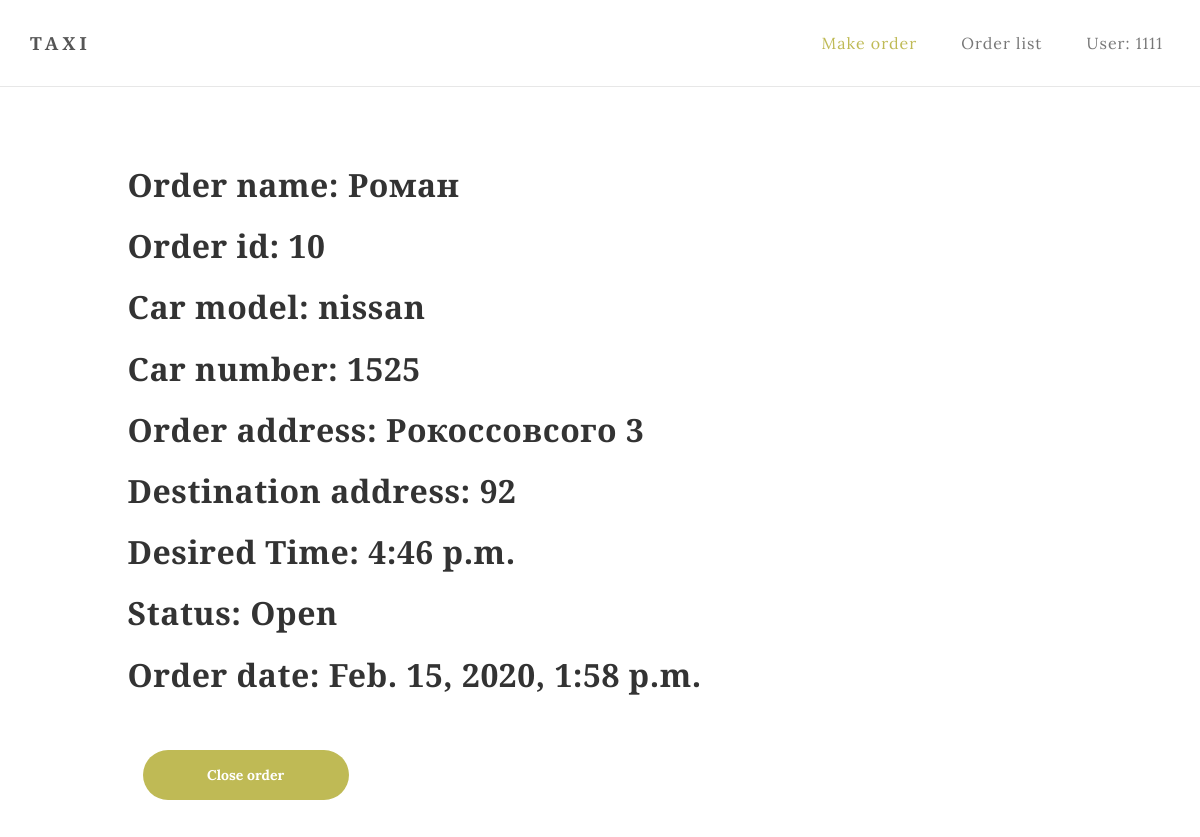
/detail/10 (signed in), run on the app's committed database.
### service/models.py (models this page shows, shortened)
class Order(models.Model):
    name_reg = RegexValidator(regex=r'^[А-Яа-я ]{5,50}$',
                              message='The name must be written in Cyrillic and not more than 50 characters!')
    phone_reg = RegexValidator(regex=r'^[+]{1}(380)[(]{0,1}[0-9]{2}[)]{0,1}[0-9]{3}[-]{1}[0-9]{2}[-]{1}[0-9]{2}$',
                               message='Phone number must be entered in the format: "+380(XX)XXX-XX-XX" !')
    name = models.CharField(validators=[name_reg], max_length=50)
    phone = models.CharField(validators=[phone_reg], max_length=18)
    order_add = models.CharField(max_length=255)
    destination_add = models.CharField(max_length=255)
    des_time = models.TimeField()
    status = models.CharField(default='Open', max_length=6)
    car = models.ForeignKey(Car, on_delete=models.DO_NOTHING, default=None, blank=True)
    date = models.DateTimeField(auto_created=True, default=timezone.now())
    class Meta:
        ordering = ['-status', '-date']

class Car(models.Model):
    model = models.CharField(max_length=255)
    available = models.BooleanField(default=True)
    car_num = models.CharField(max_length=15, default=None, unique=True)
    class Meta:
        ordering = ['model']

### service/views.py (the view)
# urls.py: path('detail/<int:pk>', Order_Detail.as_view(), name='detail'),
class Order_Detail(LoginRequiredMixin, DetailView):
    login_url = '/login/'
    redirect_field_name = '/orders/'
    model = Order
    template_name = 'order_detail.html'

### templates/order_detail.html (shortened to what this page needs)
{% extends 'base.html' %}
{% load static %}
{% block main %}
<section id="contact">
    <div class="container">
        <div class="row">
            <div class="col-md-offset-1 col-md-10 col-sm-12">
                <div class="blog-single-post-thumb">
                    <div class="blog-post-title">
                        <h2>Order name: {{ object.name }}</a></h2>
                        <h2>Order id: {{ object.id }}</a></h2>
                        <h2>Car model: {{ object.car.model }}</a></h2>
                        <h2>Car number: {{ object.car.car_num }}</a></h2>
                        <h2>Order address: {{ object.order_add }}</a></h2>
                        <h2>Destination address: {{ object.destination_add }}</a></h2>
                        <h2>Desired Time: {{ object.des_time }}</a></h2>
                        <h2>Status: {{ object.status }}</a></h2>
                        <h2>Order date: {{ object.date }}</a></h2>
                        {% if object.status == "Closed" %}
                        {% else %}
                        <form action="{% url 'close' object.id %}" method="POST">
                            <div class="col-md-3 col-sm-6">
                                <input name="submit" type="submit" class="form-control" id="submit" value="Close order">
                            </div>
                        </form>
                        {% endif %}
                    </div>
                </div>
            </div>
        </div>
    </div>
</section>
{% endblock %}

### templates/base.html (shortened to what this page needs)
<!DOCTYPE html>
<html lang="en">
{% load static %}
<head>
    <link rel="stylesheet" href="{% static 'css/bootstrap.min.css' %}">
    <link rel="stylesheet" href="{% static 'css/font-awesome.min.css' %}">
    <link href="https://maxcdn.bootstrapcdn.com/font-awesome/4.7.0/css/font-awesome.min.css" rel="stylesheet">
    <link rel="stylesheet" href="{% static 'css/style.css' %}">
    <link rel="stylesheet" href="{% static 'css/custom.css' %}">
    <link href="https://maxcdn.bootstrapcdn.com/font-awesome/4.7.0/css/font-awesome.min.css" rel="stylesheet">
</head>
<body>
<div class="navbar navbar-default navbar-static-top" role="navigation">
    <div class="container">
        <div class="navbar-header">
            <a href="{% url 'order' %}" class="navbar-brand">Taxi</a>
        </div>
        <div class="collapse navbar-collapse">
            <ul class="nav navbar-nav navbar-right">
                <li class="active"><a href="{% url 'order' %}">Make order</a></li>
                <li><a href="{% url 'list' %}">Order list</a></li>
                {% if user.is_authenticated %}
                <li><a href="{% url 'login' %}">User: {{ user.username }}</a></li>
                {% else %}
                <li><a href="{% url 'login' %}">Login</a></li>
                {% endif %}
            </ul>
        </div>
    </div>
</div>
{% block main %}
{% endblock %}
</body>
</html>

### static/css/style.css (style rules this page uses)
body { background: #ffffff; font-family: 'Lora', serif; font-style: normal; font-weight: 300; overflow-x: hidden; }
h1,h2,h3,h4,h5,h6 { font-family: 'Merriweather', serif; font-style: normal; font-weight: bold; letter-spacing: 0.5px; }
h2 { font-size: 32px; }
h2,h3 { padding-bottom: 6px; }
html { -webkit-font-smoothing: antialiased; }
a { color: #4d638c; -webkit-transition: 0.5s; -o-transition: 0.5s; transition: 0.5s; text-decoration: none !important; }
* { -webkit-box-sizing: border-box; -moz-box-sizing: border-box; box-sizing: border-box; }
*:before, *:after { -webkit-box-sizing: border-box; -moz-box-sizing: border-box; box-sizing: border-box; }
#about, #gallery, #contact, #blog, #blog-single-post { padding-top: 60px; padding-bottom: 80px; }
.navbar-default { background: #ffffff; margin: 0 !important; padding: 18px 0; }
.navbar-default .navbar-brand { color: #555; font-family: 'Merriweather', serif; font-weight: bold; text-transform: uppercase; letter-spacing: 4px; margin: 0; }
.navbar-default .navbar-nav li a { color: #777; font-size: 16px; letter-spacing: 1px; -webkit-transition: all 0.4s ease-in-out; transition: all 0.4s ease-in-out; padding-right: 22px; padding-left: 22px; }
.navbar-default .navbar-nav li a:hover, .navbar-default .navbar-nav .active > a { color: #bfba55; }
.navbar-default .navbar-nav > .active > a, .navbar-default .navbar-nav > .active > a:hover, .navbar-default .navbar-nav > .active > a:focus { color: #bfba55; background-color: transparent; }
#contact form { padding-top: 32px; }
#contact .form-control { border: 2px solid #f0f0f0; box-shadow: none; margin-top: 10px; margin-bottom: 10px; transition: all 0.4s ease-in-out; }
#contact input { height: 50px; }
#contact input[type="submit"] { background: #bfba55; border-radius: 100px; border: none; color: #ffffff; font-weight: bold; transition: all 0.4s ease-in-out; }

### data on the page
Order: name "Роман", id "10", car.model "nissan", car.car_num "1525", order_add "Рокоссовсого 3", destination_add "92", des_time "4:46 p.m.", status "Open", date "Feb. 15, 2020, 1:58 p.m."

### other printed values
{{ user.username }} "1111"
